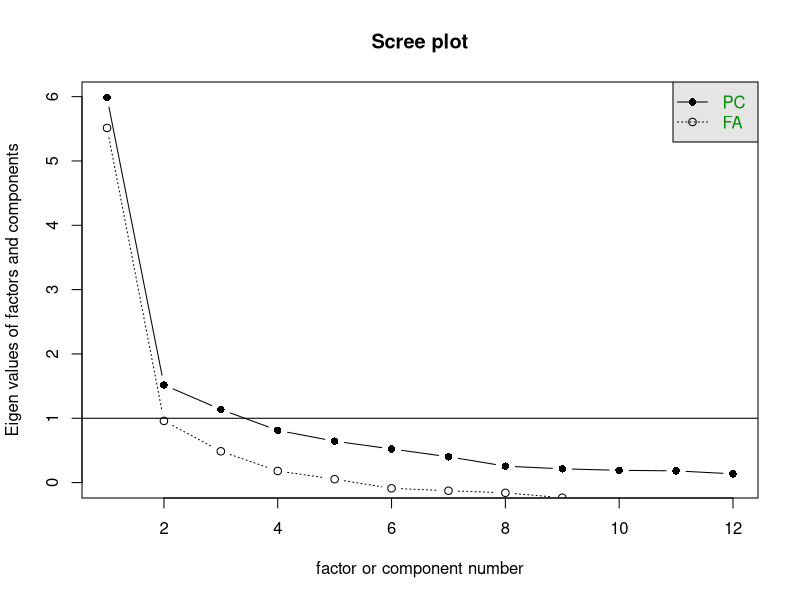

Reproduce this figure in R. (Note: this script raises an error after producing the figure.)
## -----------------------------------------------------------------------------------------------------
library("MASS")
names(Boston)
## a
bhd <- Boston[-c(4,9)]
names(bhd)
## b
library("psych")
KMO(bhd)
scree(bhd)
pa3 <- principal(bhd, rotate="none", nfactors=3)
fa3 <- fa(bhd, rotate="none", nfactors=3)
factor.congruence(pa3, fa3)
## c
data("boston", package="spData")
bhd <- boston.c[,c(6,8:10,12:15, 17:20)]
names(bhd)
pa <- principal(bhd)
pa$loadings
# +: indus, nox, lstat, tax, age, crim, ptratio  
# -: dis, medv, zn, rm, (black)
ind <- as.numeric(cut(pa$scores, seq(-2.3, 2.7, by=0.5)))
library("RColorBrewer")
col <- brewer.pal(max(ind), "RdBu")
plot(boston.c$LON, boston.c$LAT, col=col[ind], pch=19, cex=0.75)

